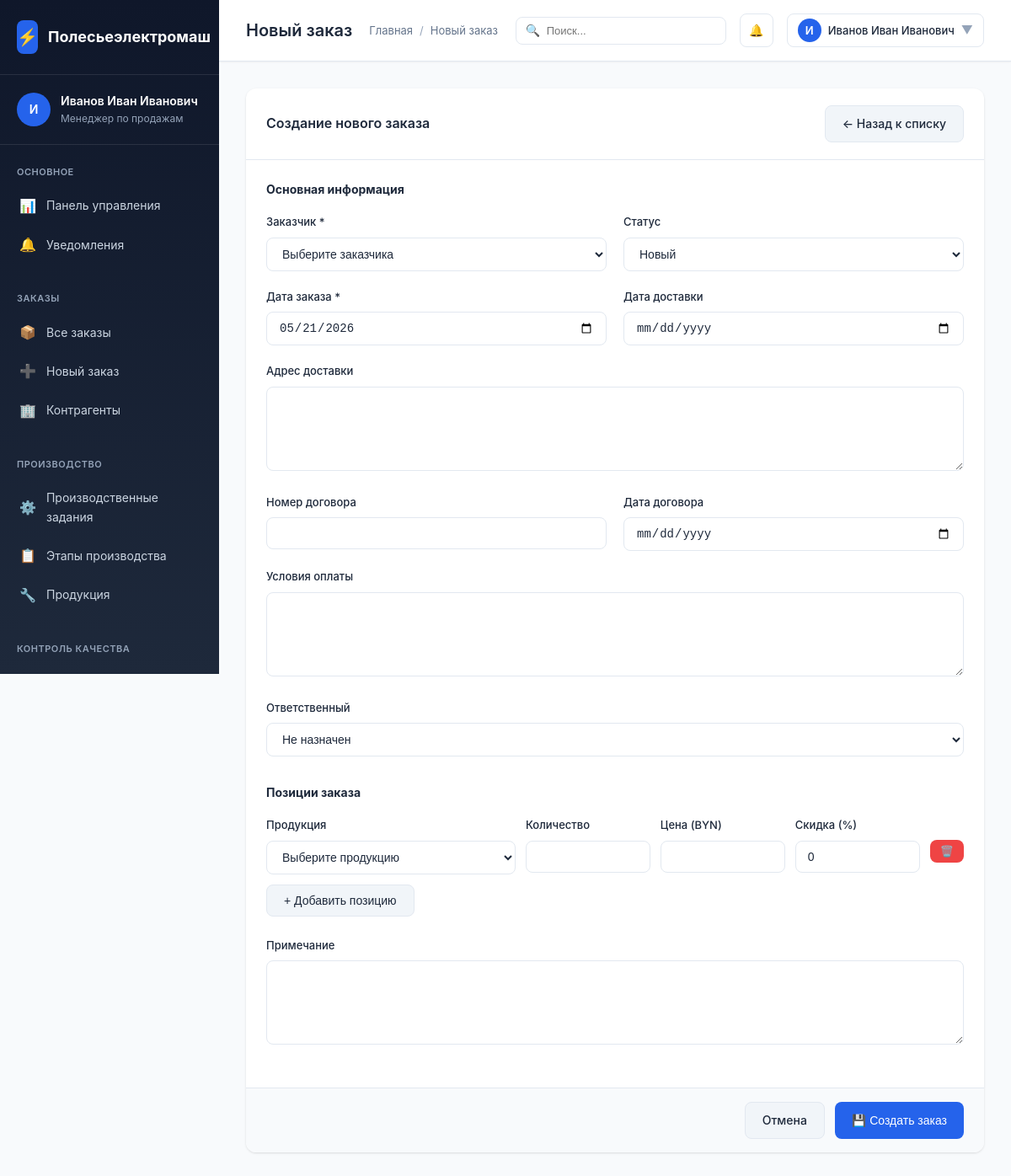
Page /polesie/modules/orders/create.php (signed in) on the committed database.
### tables this page shows
CREATE TABLE `users` (
  `id` INT AUTO_INCREMENT PRIMARY KEY,
  `username` VARCHAR(50) NOT NULL UNIQUE,
  `password_hash` VARCHAR(255) NOT NULL,
  `full_name` VARCHAR(200) NOT NULL,
  `email` VARCHAR(100),
  `phone` VARCHAR(20),
  `role_id` INT NOT NULL,
  `department` VARCHAR(100),
  `position` VARCHAR(100),
  `avatar` VARCHAR(255),
  `is_active` BOOLEAN DEFAULT TRUE,
  `last_login` TIMESTAMP NULL,
  `created_at` TIMESTAMP DEFAULT CURRENT_TIMESTAMP,
  `updated_at` TIMESTAMP DEFAULT CURRENT_TIMESTAMP ON UPDATE CURRENT_TIMESTAMP,
  FOREIGN KEY (`role_id`) REFERENCES `user_roles`(`id`) ON DELETE RESTRICT
);

CREATE TABLE `user_roles` (
  `id` INT AUTO_INCREMENT PRIMARY KEY,
  `name` VARCHAR(100) NOT NULL,
  `code` VARCHAR(50) NOT NULL UNIQUE,
  `description` TEXT,
  `permissions` JSON,
  `is_active` BOOLEAN DEFAULT TRUE
);

### polesie/config/config.php (called while the page is built, shortened)
<?php
function getDbConnection() {
    static $pdo = null;
    if ($pdo === null) {
        try {
            $dsn = "mysql:host=" . DB_HOST . ";dbname=" . DB_NAME . ";charset=" . DB_CHARSET;
            $options = [
                PDO::ATTR_ERRMODE => PDO::ERRMODE_EXCEPTION,
                PDO::ATTR_DEFAULT_FETCH_MODE => PDO::FETCH_ASSOC,
                PDO::ATTR_EMULATE_PREPARES => false,
            ];
            $pdo = new PDO($dsn, DB_USER, DB_PASS, $options);
        } catch (PDOException $e) {
            die("Ошибка подключения к базе данных: " . $e->getMessage());
        }
    }
    return $pdo;
}
function e($string) {
    return htmlspecialchars($string ?? '', ENT_QUOTES, 'UTF-8');
}
function isLoggedIn() {
    return isset($_SESSION['user_id']) && !empty($_SESSION['user_id']);
}
function getCurrentUser() {
    static $user = null;
    if ($user === null) {
        $pdo = getDbConnection();
        $stmt = $pdo->prepare("
            SELECT u.*, r.code as role_code, r.name as role_name
            FROM users u
            JOIN user_roles r ON u.role_id = r.id
            WHERE u.id = ? AND u.is_active = TRUE
        ");
        $stmt->execute([$_SESSION['user_id']]);
        $user = $stmt->fetch();
    }
    return $user;
}
function hasPermission($permission) {
    $user = getCurrentUser();
    return true;
}

### polesie/modules/orders/create.php (the view, shortened to what this page needs)
<?php
require_once __DIR__ . '/../../config/config.php';
if (!hasPermission('orders.create')) {
    die('Доступ запрещен');
}
$user = getCurrentUser();
$pdo = getDbConnection();
$statuses = $pdo->query("SELECT * FROM order_statuses WHERE is_active = TRUE ORDER BY sort_order")->fetchAll();
$pageTitle = 'Новый заказ';
?>
<!DOCTYPE html>
<html lang="ru">
<head>
    <link rel="stylesheet" href="../../assets/css/style.css">
</head>
<body>
    <div class="app-container">
        <?php include '../../includes/sidebar.php'; ?>
        <div class="main-content">
            <?php include '../../includes/topbar.php'; ?>
            <div class="content-area">
                <div class="card">
                    <div class="card-header">
                        <h3 class="card-title">Создание нового заказа</h3>
                        <a href="list.php" class="btn btn-secondary">← Назад к списку</a>
                    </div>
                    <form method="POST" action="" id="orderForm">
                        <div class="card-body">
                            <h4 style="margin-bottom: 16px; color: var(--text-primary);">Основная информация</h4>
                            <div class="form-row">
                                <div class="form-group">
                                    <label class="form-label">Заказчик *</label>
                                    <select name="contractor_id" class="form-control" required>
                                        <option value="">Выберите заказчика</option>
                                    </select>
                                </div>
                                <div class="form-group">
                                    <label class="form-label">Статус</label>
                                    <select name="status_id" class="form-control">
                                        <?php foreach ($statuses as $s): ?>
                                        <option value="<?= $s['id'] ?>" <?= (($_POST['status_id'] ?? 1) == $s['id']) ? 'selected' : '' ?>>
                                            <?= e($s['name']) ?>
                                        </option>
                                        <?php endforeach; ?>
                                    </select>
                                </div>
                            </div>
                            <div class="form-row">
                                <div class="form-group">
                                    <label class="form-label">Дата заказа *</label>
                                    <input type="date" name="order_date" class="form-control"
                                           value="<?= $_POST['order_date'] ?? date('Y-m-d') ?>" required>
                                </div>
                                <div class="form-group">
                                    <label class="form-label">Дата доставки</label>
                                    <input type="date" name="delivery_date" class="form-control"
                                           value="<?= $_POST['delivery_date'] ?? '' ?>">
                                </div>
                            </div>
                            <div class="form-group">
                                <label class="form-label">Адрес доставки</label>
                                <textarea name="delivery_address" class="form-control" rows="2"><?= e($_POST['delivery_address'] ?? '') ?></textarea>
                            </div>
                            <div class="form-row">
                                <div class="form-group">
                                    <label class="form-label">Номер договора</label>
                                    <input type="text" name="contract_number" class="form-control"
                                           value="<?= e($_POST['contract_number'] ?? '') ?>">
                                </div>
                                <div class="form-group">
                                    <label class="form-label">Дата договора</label>
                                    <input type="date" name="contract_date" class="form-control"
                                           value="<?= $_POST['contract_date'] ?? '' ?>">
                                </div>
                            </div>
                            <div class="form-group">
                                <label class="form-label">Условия оплаты</label>
                                <textarea name="payment_terms" class="form-control" rows="2"><?= e($_POST['payment_terms'] ?? '') ?></textarea>
                            </div>
                            <div class="form-group">
                                <label class="form-label">Ответственный</label>
                                <select name="responsible_user_id" class="form-control">
                                    <option value="">Не назначен</option>
                                </select>
                            </div>
                            <h4 style="margin: 32px 0 16px; color: var(--text-primary);">Позиции заказа</h4>
                            <div id="orderItems">
                                <div class="order-item" style="display: grid; grid-template-columns: 2fr 1fr 1fr 1fr auto; gap: 12px; margin-bottom: 12px; align-items: start;">
                                    <div class="form-group" style="margin-bottom: 0;">
                                        <label class="form-label">Продукция</label>
                                        <select name="items[0][product_id]" class="form-control product-select" required>
                                            <option value="">Выберите продукцию</option>
                                        </select>
                                    </div>
                                    <div class="form-group" style="margin-bottom: 0;">
                                        <label class="form-label">Количество</label>
                                        <input type="number" name="items[0][quantity]" class="form-control quantity" step="0.001" min="0" required>
                                    </div>
                                    <div class="form-group" style="margin-bottom: 0;">
                                        <label class="form-label">Цена (BYN)</label>
                                        <input type="number" name="items[0][unit_price]" class="form-control unit-price" step="0.01" min="0">
                                    </div>
                                    <div class="form-group" style="margin-bottom: 0;">
                                        <label class="form-label">Скидка (%)</label>
                                        <input type="number" name="items[0][discount]" class="form-control discount" step="0.1" min="0" max="100" value="0">
                                    </div>
                                    <div style="padding-top: 28px;">
                                        <button type="button" class="btn btn-danger btn-sm remove-item" disabled>🗑️</button>
                                    </div>
                                </div>
                            </div>
                            <button type="button" class="btn btn-secondary" onclick="addItem()">+ Добавить позицию</button>
                            <div class="form-group" style="margin-top: 24px;">
                                <label class="form-label">Примечание</label>
                                <textarea name="notes" class="form-control" rows="3"><?= e($_POST['notes'] ?? '') ?></textarea>
                            </div>
                        </div>
                        <div class="card-footer">
                            <div style="display: flex; justify-content: flex-end; gap: 12px;">
                                <a href="list.php" class="btn btn-secondary">Отмена</a>
                                <button type="submit" class="btn btn-primary">💾 Создать заказ</button>
                            </div>
                        </div>
                    </form>
                </div>
            </div>
        </div>
    </div>
</body>
</html>

### polesie/includes/sidebar.php (shortened to what this page needs)
<div class="sidebar">
    <div class="sidebar-header">
        <div class="sidebar-logo">
            <div class="sidebar-logo-icon">⚡</div>
            <span>Полесьеэлектромаш</span>
        </div>
    </div>
    <div class="sidebar-user">
        <div class="sidebar-user-info">
            <div class="sidebar-user-avatar">
                <?= mb_substr($user['full_name'], 0, 1) ?>
            </div>
            <div class="sidebar-user-details">
                <div class="sidebar-user-name"><?= e($user['full_name']) ?></div>
                <div class="sidebar-user-role"><?= e($user['role_name']) ?></div>
            </div>
        </div>
    </div>
    <nav class="sidebar-nav">
        <div class="sidebar-nav-section">
            <div class="sidebar-nav-title">Основное</div>
            <a href="../index.php" class="sidebar-nav-item <?= basename($_SERVER['PHP_SELF']) == 'index.php' ? 'active' : '' ?>">
                <span class="sidebar-nav-icon">📊</span>
                <span>Панель управления</span>
            </a>
            <a href="#" class="sidebar-nav-item">
                <span class="sidebar-nav-icon">🔔</span>
                <span>Уведомления</span>
            </a>
        </div>
        <div class="sidebar-nav-section">
            <div class="sidebar-nav-title">Заказы</div>
            <a href="orders/list.php" class="sidebar-nav-item">
                <span class="sidebar-nav-icon">📦</span>
                <span>Все заказы</span>
            </a>
            <a href="orders/create.php" class="sidebar-nav-item">
                <span class="sidebar-nav-icon">➕</span>
                <span>Новый заказ</span>
            </a>
            <a href="contractors/list.php" class="sidebar-nav-item">
                <span class="sidebar-nav-icon">🏢</span>
                <span>Контрагенты</span>
            </a>
        </div>
        <div class="sidebar-nav-section">
            <div class="sidebar-nav-title">Производство</div>
            <a href="production/list.php" class="sidebar-nav-item">
                <span class="sidebar-nav-icon">⚙️</span>
                <span>Производственные задания</span>
            </a>
            <a href="production/stages.php" class="sidebar-nav-item">
                <span class="sidebar-nav-icon">📋</span>
                <span>Этапы производства</span>
            </a>
            <a href="products/list.php" class="sidebar-nav-item">
                <span class="sidebar-nav-icon">🔧</span>
                <span>Продукция</span>
            </a>
        </div>
        <div class="sidebar-nav-section">
            <div class="sidebar-nav-title">Контроль качества</div>
            <a href="quality/checks.php" class="sidebar-nav-item">
            </a>
        </div>
    </nav>
</div>

### polesie/includes/topbar.php (shortened to what this page needs)
<div class="topbar">
    <div class="topbar-left">
        <h1 class="topbar-title"><?= e($pageTitle) ?></h1>
        <div class="topbar-breadcrumb">
            <a href="../index.php">Главная</a>
            <span class="topbar-breadcrumb-separator">/</span>
            <span><?= e($pageTitle) ?></span>
        </div>
    </div>
    <div class="topbar-right">
        <div style="position: relative;">
            <input
                type="text"
                placeholder="Поиск..."
                style="padding: 8px 14px 8px 36px; border: 1px solid var(--border-color); border-radius: var(--border-radius); width: 250px; font-size: 13px;"
            >
            <span style="position: absolute; left: 12px; top: 50%; transform: translateY(-50%); color: var(--text-muted);">🔍</span>
        </div>
        <div class="topbar-action" onclick="toggleNotifications()">
            <span>🔔</span>
        </div>
        <div style="position: relative;">
            <div class="topbar-action" onclick="toggleProfileMenu()" style="width: auto; padding: 8px 12px; gap: 8px;">
                <div style="width: 28px; height: 28px; background: var(--primary-color); border-radius: 50%; display: flex; align-items: center; justify-content: center; color: white; font-size: 13px; font-weight: 600;">
                    <?= mb_substr($user['full_name'], 0, 1) ?>
                </div>
                <span style="font-size: 13px; font-weight: 500;"><?= e($user['full_name']) ?></span>
                <span style="color: var(--text-muted);">▼</span>
            </div>
        </div>
    </div>
</div>

### rows in the picture
users: full_name "И", full_name "Иванов Иван Иванович", role.name "Менеджер по продажам"

### other values in the picture
$pageTitle "Новый заказ"
form field status_id "Новый"
